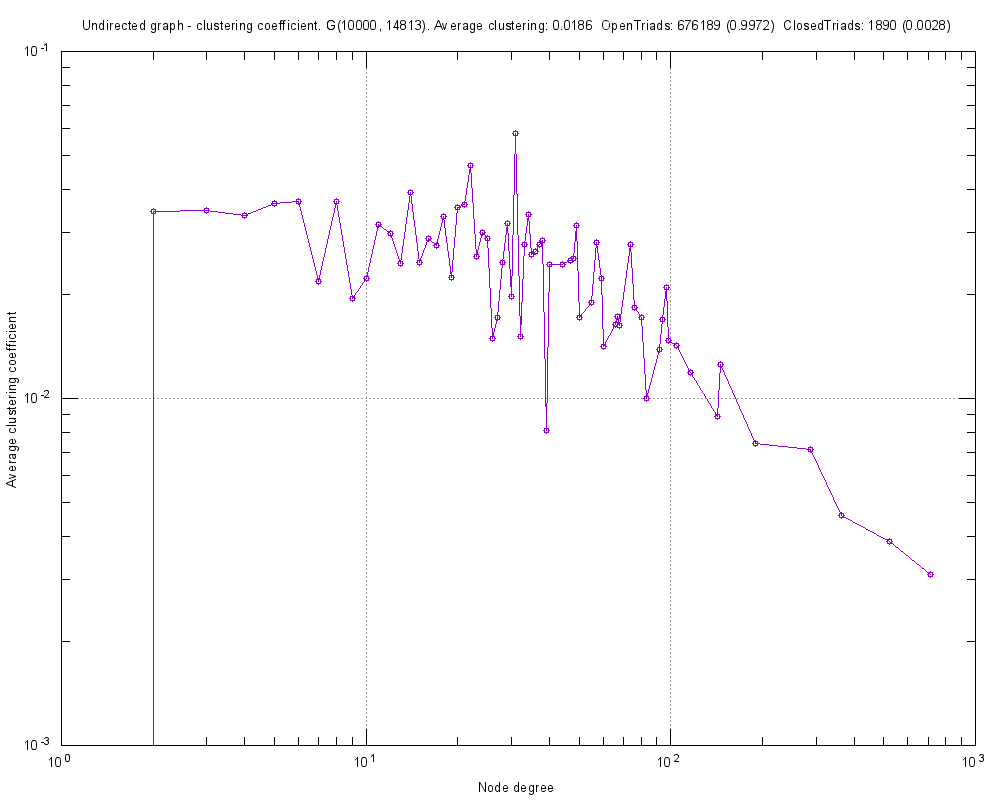

Write the gnuplot code that produced this figure.
#
# Undirected graph - clustering coefficient. G(10000, 14813). Average clustering: 0.0186  OpenTriads: 676189 (0.9972)  ClosedTriads: 1890 (0.0028) (Sat Feb 18 15:50:43 2017)
#

set title "Undirected graph - clustering coefficient. G(10000, 14813). Average clustering: 0.0186  OpenTriads: 676189 (0.9972)  ClosedTriads: 1890 (0.0028)"
set key bottom right
set logscale xy 10
set format x "10^{%L}"
set mxtics 10
set format y "10^{%L}"
set mytics 10
set grid
set xlabel "Node degree"
set ylabel "Average clustering coefficient"
set tics scale 2
set terminal png font arial 10 size 1000,800
set output 'ccf.RandomNetworkClustCf.png'
plot 	"ccf.RandomNetworkClustCf.tab" using 1:2 title "" with linespoints pt 6
